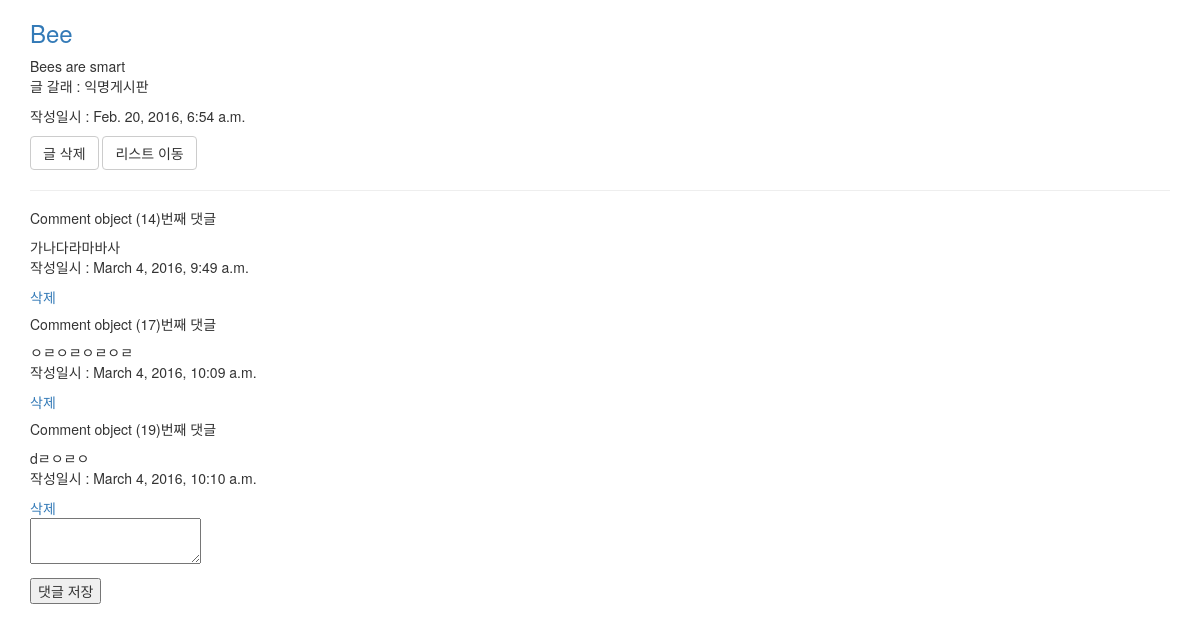
The app's page /posts/11/ with its own data.
### blog/models.py (models this page shows, shortened)
class Post(models.Model):
	title = models.CharField(max_length=200)
	contents = models.TextField()
	tags = models.ManyToManyField('Tag')
	category = models.ForeignKey(Category, null = True)
	created_at = models.DateTimeField(auto_now_add = True)
	updated_at = models.DateTimeField(auto_now = True)
	is_model_field = False

class Category(models.Model):
	name = models.CharField(max_length=40)

class Comment(models.Model):
	post = models.ForeignKey(Post)
	content = models.TextField(max_length=500)
	created_at = models.DateTimeField(auto_now_add = True)
	updated_at = models.DateTimeField(auto_now = True)

### blog/views.py (the view)
# urls.py: url(r'^posts/(?P<pk>[0-9]+)/$', blog_views.view_post, name='view_post'),
def view_post(request, pk):
	the_post = get_object_or_404(Post, pk=pk)
	if request.method == 'GET':
		pass
	elif request.method == 'POST':
		new_comment = Comment()
		new_comment.content = request.POST.get('content')
		new_comment.post_id = pk
		new_comment.save()
		return redirect('view_post', pk=pk)
	return render(request, 'view_posts.html', {
		'post': the_post,
		})

### blog/templates/view_posts.html (shortened to what this page needs)
{% extends 'blog_layout.html' %}
{% load bootstrap3 %}
{% block content %}
	<div class = 'post_container'>
		<h3> <a href="/posts/{{post.pk}}/">{{post.title}} </a></h3>
		<div class = 'post_content'>
			{{post.contents}}
		</div>
		<div>
			<p> 글 갈래 : {{post.category.name}}</p>
			<p> 작성일시 : {{post.created_at}}</p>
		</div>
		<a class="btn btn-default" href="/posts/{{post.pk}}/delete"> 글 삭제 </a>
		<a class="btn btn-default" href="/"> 리스트 이동  </a>
		<hr/>
		{% for comment in post.comment_set.all %}
		<div class = 'comment_container'>
			<h5> {{comment}}번째 댓글</h5>
			<div class = 'comment_content'>
				{{comment.content}}
			</div>
			<div>
				<p> 작성일시 : {{comment.created_at}}</p>
			</div>
			<a href ="/posts/{{post.pk}}/delete_comment/{{comment.pk}}"> 삭제 </a>
		</div>
		{% empty %}
		<p> 댓글이 전혀 없습니다. </p>
		{% endfor %}
	</div>
	<form method="POST" action="">
		<p>
		<textarea name="content"></textarea>
		</p>
		<p>
		<button type = "submit">댓글 저장</button>
		</p>
	</form>
{% endblock %}

### records on screen
Post: title "Bee", contents "Bees are smart", category.name "익명게시판", created_at "Feb. 20, 2016, 6:54 a.m."
Comment: id "Comment object (14)", content "가나다라마바사", created_at "March 4, 2016, 9:49 a.m."
Comment: id "Comment object (17)", content "ㅇㄹㅇㄹㅇㄹㅇㄹ", created_at "March 4, 2016, 10:09 a.m."
Comment: id "Comment object (19)", content "dㄹㅇㄹㅇ", created_at "March 4, 2016, 10:10 a.m."
